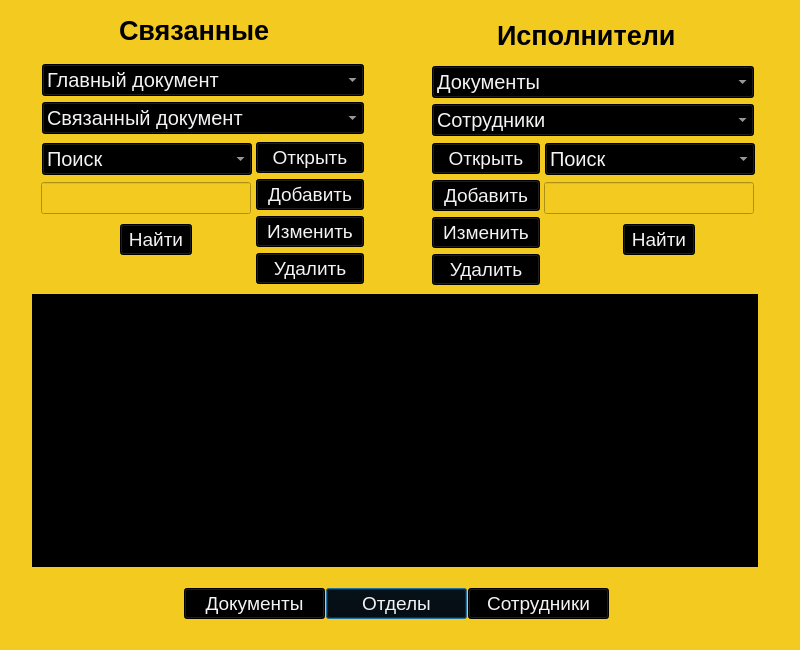
<?xml version="1.0" encoding="UTF-8"?>
<ui version="4.0">
 <class>Dialog</class>
 <widget class="QDialog" name="Dialog">
  <property name="windowModality">
   <enum>Qt::ApplicationModal</enum>
  </property>
  <property name="geometry">
   <rect>
    <x>0</x>
    <y>0</y>
    <width>800</width>
    <height>650</height>
   </rect>
  </property>
  <property name="windowTitle">
   <string>Dialog</string>
  </property>
  <property name="styleSheet">
   <string notr="true">background-color: rgb(243, 202, 32);</string>
  </property>
  <widget class="QPushButton" name="otdel">
   <property name="geometry">
    <rect>
     <x>326</x>
     <y>588</y>
     <width>141</width>
     <height>31</height>
    </rect>
   </property>
   <property name="styleSheet">
    <string notr="true">background-color: rgb(0, 0, 0);
font-size:14pt;color:rgb(243, 243, 243)</string>
   </property>
   <property name="text">
    <string>Отделы</string>
   </property>
  </widget>
  <widget class="QPushButton" name="what">
   <property name="geometry">
    <rect>
     <x>120</x>
     <y>224</y>
     <width>72</width>
     <height>31</height>
    </rect>
   </property>
   <property name="styleSheet">
    <string notr="true">background-color: rgb(0, 0, 0);
font-size:14pt; color:rgb(243, 243, 243)</string>
   </property>
   <property name="text">
    <string>Найти</string>
   </property>
  </widget>
  <widget class="QWidget" name="layoutWidget_2">
   <property name="geometry">
    <rect>
     <x>256</x>
     <y>142</y>
     <width>108</width>
     <height>144</height>
    </rect>
   </property>
   <layout class="QVBoxLayout" name="verticalLayout">
    <item>
     <widget class="QPushButton" name="open">
      <property name="styleSheet">
       <string notr="true">background-color: rgb(0, 0, 0);
font-size:14pt; color:rgb(243, 243, 243)</string>
      </property>
      <property name="text">
       <string>Открыть</string>
      </property>
     </widget>
    </item>
    <item>
     <widget class="QPushButton" name="apdate">
      <property name="styleSheet">
       <string notr="true">background-color: rgb(0, 0, 0);
font-size:14pt; color:rgb(243, 243, 243)</string>
      </property>
      <property name="text">
       <string>Добавить</string>
      </property>
     </widget>
    </item>
    <item>
     <widget class="QPushButton" name="what_5">
      <property name="styleSheet">
       <string notr="true">background-color: rgb(0, 0, 0);
font-size:14pt; color:rgb(243, 243, 243)</string>
      </property>
      <property name="text">
       <string>Изменить</string>
      </property>
     </widget>
    </item>
    <item>
     <widget class="QPushButton" name="dell">
      <property name="styleSheet">
       <string notr="true">background-color: rgb(0, 0, 0);
font-size:14pt; color:rgb(243, 243, 243)</string>
      </property>
      <property name="text">
       <string>Удалить</string>
      </property>
     </widget>
    </item>
   </layout>
  </widget>
  <widget class="QComboBox" name="typdoc_2">
   <property name="geometry">
    <rect>
     <x>42</x>
     <y>143</y>
     <width>210</width>
     <height>32</height>
    </rect>
   </property>
   <property name="styleSheet">
    <string notr="true">background-color: rgb(0, 0, 0);
font-size:15pt; color:rgb(243, 243, 243)</string>
   </property>
   <item>
    <property name="text">
     <string>Поиск</string>
    </property>
   </item>
  </widget>
  <widget class="QLineEdit" name="whattext">
   <property name="geometry">
    <rect>
     <x>41</x>
     <y>182</y>
     <width>210</width>
     <height>32</height>
    </rect>
   </property>
   <property name="styleSheet">
    <string notr="true">font-size:15pt; 
color:rgb(0, 0, 0);

</string>
   </property>
   <property name="text">
    <string/>
   </property>
  </widget>
  <widget class="QLabel" name="label_3">
   <property name="geometry">
    <rect>
     <x>119</x>
     <y>6</y>
     <width>172</width>
     <height>50</height>
    </rect>
   </property>
   <property name="styleSheet">
    <string notr="true"> font-size:28pt; color:rgb(0, 0, 0);</string>
   </property>
   <property name="text">
    <string>&lt;html&gt;&lt;head/&gt;&lt;body&gt;&lt;p&gt;&lt;span style=&quot; font-size:20pt; font-weight:600;&quot;&gt;Связанные&lt;/span&gt;&lt;/p&gt;&lt;/body&gt;&lt;/html&gt;</string>
   </property>
  </widget>
  <widget class="QPushButton" name="docs">
   <property name="geometry">
    <rect>
     <x>184</x>
     <y>588</y>
     <width>141</width>
     <height>31</height>
    </rect>
   </property>
   <property name="styleSheet">
    <string notr="true">background-color:rgb(0, 0, 0);
font-size:14pt; color:rgb(243, 243, 243)</string>
   </property>
   <property name="text">
    <string>Документы</string>
   </property>
  </widget>
  <widget class="QTableWidget" name="twStaffs">
   <property name="geometry">
    <rect>
     <x>32</x>
     <y>294</y>
     <width>726</width>
     <height>273</height>
    </rect>
   </property>
   <property name="styleSheet">
    <string notr="true">font-size:15pt; 
color:rgb(243, 243, 243);
background-color: rgb(0, 0, 0);</string>
   </property>
  </widget>
  <widget class="QPushButton" name="client">
   <property name="geometry">
    <rect>
     <x>468</x>
     <y>588</y>
     <width>141</width>
     <height>31</height>
    </rect>
   </property>
   <property name="styleSheet">
    <string notr="true">background-color: rgb(0, 0, 0);
font-size:14pt; color:rgb(243, 243, 243)</string>
   </property>
   <property name="text">
    <string>Сотрудники</string>
   </property>
  </widget>
  <widget class="QLabel" name="label_4">
   <property name="geometry">
    <rect>
     <x>497</x>
     <y>11</y>
     <width>208</width>
     <height>50</height>
    </rect>
   </property>
   <property name="styleSheet">
    <string notr="true"> font-size:28pt; color:rgb(0, 0, 0);</string>
   </property>
   <property name="text">
    <string>&lt;html&gt;&lt;head/&gt;&lt;body&gt;&lt;p&gt;&lt;span style=&quot; font-size:20pt; font-weight:600;&quot;&gt;Исполнители&lt;/span&gt;&lt;/p&gt;&lt;/body&gt;&lt;/html&gt;</string>
   </property>
  </widget>
  <widget class="QComboBox" name="docs3">
   <property name="geometry">
    <rect>
     <x>432</x>
     <y>66</y>
     <width>322</width>
     <height>32</height>
    </rect>
   </property>
   <property name="styleSheet">
    <string notr="true">font-size:15pt; 
background-color: rgb(0, 0, 0);
color:rgb(243, 243, 243)</string>
   </property>
   <property name="placeholderText">
    <string notr="true"/>
   </property>
   <item>
    <property name="text">
     <string>Документы</string>
    </property>
   </item>
  </widget>
  <widget class="QComboBox" name="sotrudnic">
   <property name="geometry">
    <rect>
     <x>432</x>
     <y>104</y>
     <width>322</width>
     <height>32</height>
    </rect>
   </property>
   <property name="styleSheet">
    <string notr="true">font-size:15pt; 
background-color: rgb(0, 0, 0);
color:rgb(243, 243, 243)</string>
   </property>
   <property name="placeholderText">
    <string notr="true"/>
   </property>
   <item>
    <property name="text">
     <string>Сотрудники</string>
    </property>
   </item>
  </widget>
  <widget class="QWidget" name="layoutWidget_3">
   <property name="geometry">
    <rect>
     <x>432</x>
     <y>143</y>
     <width>108</width>
     <height>144</height>
    </rect>
   </property>
   <layout class="QVBoxLayout" name="verticalLayout_2">
    <item>
     <widget class="QPushButton" name="open_2">
      <property name="styleSheet">
       <string notr="true">background-color: rgb(0, 0, 0);
font-size:14pt; color:rgb(243, 243, 243)</string>
      </property>
      <property name="text">
       <string>Открыть</string>
      </property>
     </widget>
    </item>
    <item>
     <widget class="QPushButton" name="apdate_2">
      <property name="styleSheet">
       <string notr="true">background-color: rgb(0, 0, 0);
font-size:14pt; color:rgb(243, 243, 243)</string>
      </property>
      <property name="text">
       <string>Добавить</string>
      </property>
     </widget>
    </item>
    <item>
     <widget class="QPushButton" name="what_7">
      <property name="styleSheet">
       <string notr="true">background-color: rgb(0, 0, 0);
font-size:14pt; color:rgb(243, 243, 243)</string>
      </property>
      <property name="text">
       <string>Изменить</string>
      </property>
     </widget>
    </item>
    <item>
     <widget class="QPushButton" name="dell_2">
      <property name="styleSheet">
       <string notr="true">background-color: rgb(0, 0, 0);
font-size:14pt; color:rgb(243, 243, 243)</string>
      </property>
      <property name="text">
       <string>Удалить</string>
      </property>
     </widget>
    </item>
   </layout>
  </widget>
  <widget class="QLineEdit" name="whattext_2">
   <property name="geometry">
    <rect>
     <x>544</x>
     <y>182</y>
     <width>210</width>
     <height>32</height>
    </rect>
   </property>
   <property name="styleSheet">
    <string notr="true">font-size:15pt; 
color:rgb(0, 0, 0);

</string>
   </property>
   <property name="text">
    <string/>
   </property>
  </widget>
  <widget class="QComboBox" name="typdoc_3">
   <property name="geometry">
    <rect>
     <x>545</x>
     <y>143</y>
     <width>210</width>
     <height>32</height>
    </rect>
   </property>
   <property name="styleSheet">
    <string notr="true">background-color: rgb(0, 0, 0);
font-size:15pt; color:rgb(243, 243, 243)</string>
   </property>
   <item>
    <property name="text">
     <string>Поиск</string>
    </property>
   </item>
  </widget>
  <widget class="QPushButton" name="what_2">
   <property name="geometry">
    <rect>
     <x>623</x>
     <y>224</y>
     <width>72</width>
     <height>31</height>
    </rect>
   </property>
   <property name="styleSheet">
    <string notr="true">background-color: rgb(0, 0, 0);
font-size:14pt; color:rgb(243, 243, 243)</string>
   </property>
   <property name="text">
    <string>Найти</string>
   </property>
  </widget>
  <widget class="QComboBox" name="docs1">
   <property name="geometry">
    <rect>
     <x>42</x>
     <y>64</y>
     <width>322</width>
     <height>32</height>
    </rect>
   </property>
   <property name="styleSheet">
    <string notr="true">font-size:15pt; 
background-color: rgb(0, 0, 0);
color:rgb(243, 243, 243)</string>
   </property>
   <property name="placeholderText">
    <string notr="true"/>
   </property>
   <item>
    <property name="text">
     <string>Главный документ</string>
    </property>
   </item>
  </widget>
  <widget class="QComboBox" name="docs2">
   <property name="geometry">
    <rect>
     <x>42</x>
     <y>102</y>
     <width>322</width>
     <height>32</height>
    </rect>
   </property>
   <property name="styleSheet">
    <string notr="true">font-size:15pt; 
background-color: rgb(0, 0, 0);
color:rgb(243, 243, 243)</string>
   </property>
   <property name="placeholderText">
    <string notr="true"/>
   </property>
   <item>
    <property name="text">
     <string>Связанный документ</string>
    </property>
   </item>
  </widget>
 </widget>
 <resources/>
 <connections/>
</ui>
